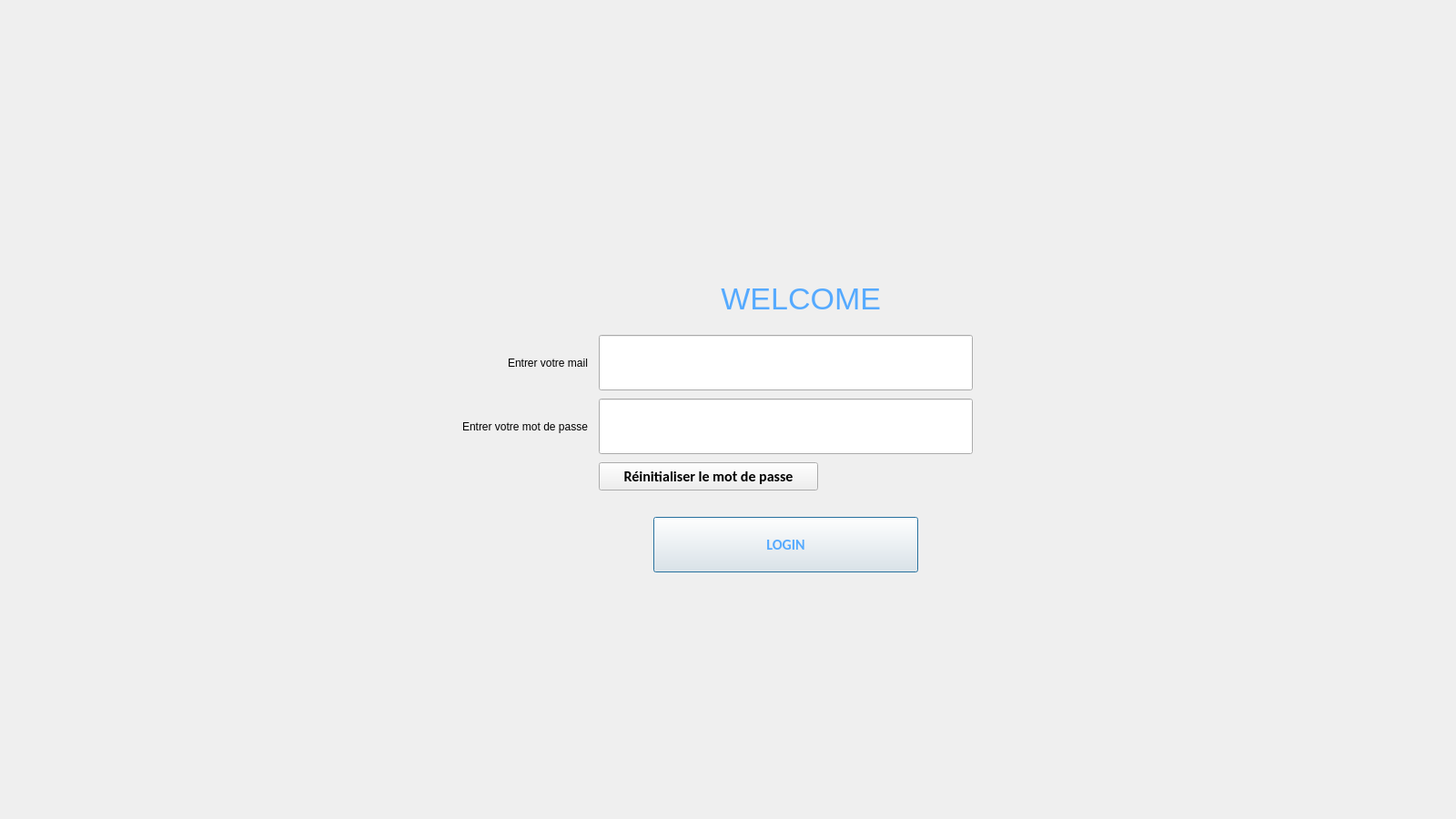
<?xml version="1.0" encoding="UTF-8"?>
<ui version="4.0">
 <class>Login</class>
 <widget class="QDialog" name="Login">
  <property name="geometry">
   <rect>
    <x>0</x>
    <y>0</y>
    <width>1600</width>
    <height>900</height>
   </rect>
  </property>
  <property name="windowTitle">
   <string>Login</string>
  </property>
  <widget class="QWidget" name="widget" native="true">
   <property name="geometry">
    <rect>
     <x>0</x>
     <y>0</y>
     <width>1611</width>
     <height>911</height>
    </rect>
   </property>
   <widget class="QFrame" name="frame">
    <property name="geometry">
     <rect>
      <x>-1</x>
      <y>-1</y>
      <width>1611</width>
      <height>911</height>
     </rect>
    </property>
    <property name="frameShape">
     <enum>QFrame::StyledPanel</enum>
    </property>
    <property name="frameShadow">
     <enum>QFrame::Raised</enum>
    </property>
    <widget class="QStackedWidget" name="stackedWidget">
     <property name="geometry">
      <rect>
       <x>-1</x>
       <y>-1</y>
       <width>1601</width>
       <height>901</height>
      </rect>
     </property>
     <property name="currentIndex">
      <number>0</number>
     </property>
     <widget class="QWidget" name="page">
      <widget class="QLabel" name="label">
       <property name="geometry">
        <rect>
         <x>0</x>
         <y>0</y>
         <width>1611</width>
         <height>901</height>
        </rect>
       </property>
       <property name="text">
        <string/>
       </property>
       <property name="pixmap">
        <pixmap>../../Pictures/6706379_3418448 (4).jpg</pixmap>
       </property>
       <property name="scaledContents">
        <bool>true</bool>
       </property>
      </widget>
      <widget class="QLabel" name="label_2">
       <property name="geometry">
        <rect>
         <x>380</x>
         <y>140</y>
         <width>971</width>
         <height>721</height>
        </rect>
       </property>
       <property name="styleSheet">
        <string notr="true"/>
       </property>
       <property name="text">
        <string/>
       </property>
       <property name="pixmap">
        <pixmap>../_Pngtree_flat_login_user_interface_3726150-removebg.png</pixmap>
       </property>
      </widget>
      <widget class="QLineEdit" name="lineEdit_nom">
       <property name="geometry">
        <rect>
         <x>660</x>
         <y>370</y>
         <width>411</width>
         <height>61</height>
        </rect>
       </property>
       <property name="styleSheet">
        <string notr="true">color: black;
font-family: Arial; /* Change &quot;Arial&quot; to your desired font family */
font-size: 34px; /* Change &quot;14px&quot; to your desired font size */</string>
       </property>
       <property name="placeholderText">
        <string/>
       </property>
      </widget>
      <widget class="QLineEdit" name="lineEdit_nom_2">
       <property name="geometry">
        <rect>
         <x>660</x>
         <y>440</y>
         <width>411</width>
         <height>61</height>
        </rect>
       </property>
       <property name="styleSheet">
        <string notr="true">color: black;
font-family: Arial; /* Change &quot;Arial&quot; to your desired font family */
font-size: 34px; /* Change &quot;14px&quot; to your desired font size */</string>
       </property>
       <property name="placeholderText">
        <string/>
       </property>
      </widget>
      <widget class="QPushButton" name="pushButton">
       <property name="geometry">
        <rect>
         <x>720</x>
         <y>570</y>
         <width>291</width>
         <height>61</height>
        </rect>
       </property>
       <property name="font">
        <font>
         <family>Calibri</family>
         <pointsize>12</pointsize>
         <weight>75</weight>
         <bold>true</bold>
        </font>
       </property>
       <property name="styleSheet">
        <string notr="true">color: rgb(85, 170, 255);
</string>
       </property>
       <property name="text">
        <string>LOGIN</string>
       </property>
      </widget>
      <widget class="QPushButton" name="pushButton_2">
       <property name="geometry">
        <rect>
         <x>660</x>
         <y>510</y>
         <width>241</width>
         <height>31</height>
        </rect>
       </property>
       <property name="font">
        <font>
         <family>Calibri</family>
         <pointsize>12</pointsize>
         <weight>75</weight>
         <bold>true</bold>
        </font>
       </property>
       <property name="text">
        <string>Réinitialiser le mot de passe</string>
       </property>
      </widget>
      <widget class="QLabel" name="label_7">
       <property name="geometry">
        <rect>
         <x>700</x>
         <y>310</y>
         <width>311</width>
         <height>41</height>
        </rect>
       </property>
       <property name="styleSheet">
        <string notr="true">color: white;
color: rgb(85, 170, 255);
font-family: Arial; /* Change &quot;Arial&quot; to your desired font family */
font-size: 34px; /* Change &quot;14px&quot; to your desired font size */</string>
       </property>
       <property name="text">
        <string>          WELCOME</string>
       </property>
      </widget>
      <widget class="QLabel" name="label_9">
       <property name="geometry">
        <rect>
         <x>560</x>
         <y>380</y>
         <width>91</width>
         <height>41</height>
        </rect>
       </property>
       <property name="styleSheet">
        <string notr="true">
font-family: Arial; /* Change &quot;Arial&quot; to your desired font family */
font-size: 12px; /* Change &quot;14px&quot; to your desired font size */</string>
       </property>
       <property name="text">
        <string>Entrer votre mail</string>
       </property>
      </widget>
      <widget class="QLabel" name="label_10">
       <property name="geometry">
        <rect>
         <x>510</x>
         <y>450</y>
         <width>171</width>
         <height>41</height>
        </rect>
       </property>
       <property name="styleSheet">
        <string notr="true">
font-family: Arial; /* Change &quot;Arial&quot; to your desired font family */
font-size: 12px; /* Change &quot;14px&quot; to your desired font size */</string>
       </property>
       <property name="text">
        <string>Entrer votre mot de passe</string>
       </property>
      </widget>
     </widget>
     <widget class="QWidget" name="page_2">
      <widget class="QLabel" name="label_3">
       <property name="geometry">
        <rect>
         <x>10</x>
         <y>0</y>
         <width>1611</width>
         <height>901</height>
        </rect>
       </property>
       <property name="text">
        <string/>
       </property>
       <property name="pixmap">
        <pixmap>../../Pictures/6706379_3418448 (4).jpg</pixmap>
       </property>
       <property name="scaledContents">
        <bool>true</bool>
       </property>
      </widget>
      <widget class="QLabel" name="label_4">
       <property name="geometry">
        <rect>
         <x>350</x>
         <y>160</y>
         <width>911</width>
         <height>611</height>
        </rect>
       </property>
       <property name="text">
        <string/>
       </property>
       <property name="pixmap">
        <pixmap>../17893271_5931274-removebg-preview (1).png</pixmap>
       </property>
      </widget>
      <widget class="QComboBox" name="rolebox_3">
       <property name="geometry">
        <rect>
         <x>550</x>
         <y>380</y>
         <width>521</width>
         <height>51</height>
        </rect>
       </property>
       <property name="styleSheet">
        <string notr="true">color: black;
font-family: Arial; /* Change &quot;Arial&quot; to your desired font family */
font-size: 16px; /* Change &quot;14px&quot; to your desired font size */</string>
       </property>
       <item>
        <property name="text">
         <string>Quelle est votre date de naissance ?</string>
        </property>
       </item>
       <item>
        <property name="text">
         <string>Quel est le titre de votre certification professionnelle la plus récente ?</string>
        </property>
       </item>
       <item>
        <property name="text">
         <string>Quel est le nom de votre superviseur professionnel dans notre entreprise ?</string>
        </property>
       </item>
       <item>
        <property name="text">
         <string>Quelle est la date à laquelle vous avez rejoint notre entreprise ?</string>
        </property>
       </item>
       <item>
        <property name="text">
         <string>Quelle est la spécialisation de votre premier diplôme ?</string>
        </property>
       </item>
      </widget>
      <widget class="QLabel" name="course_ending_7">
       <property name="geometry">
        <rect>
         <x>720</x>
         <y>330</y>
         <width>161</width>
         <height>41</height>
        </rect>
       </property>
       <property name="font">
        <font>
         <family>Arial</family>
         <pointsize>-1</pointsize>
         <weight>75</weight>
         <bold>true</bold>
        </font>
       </property>
       <property name="styleSheet">
        <string notr="true">color: white;
color: rgb(85, 170, 255);
font-family: Arial; /* Change &quot;Arial&quot; to your desired font family */
font-size: 34px; /* Change &quot;14px&quot; to your desired font size */</string>
       </property>
       <property name="text">
        <string>Question</string>
       </property>
      </widget>
      <widget class="QLabel" name="course_ending_6">
       <property name="geometry">
        <rect>
         <x>860</x>
         <y>440</y>
         <width>191</width>
         <height>41</height>
        </rect>
       </property>
       <property name="font">
        <font>
         <family>Arial</family>
         <pointsize>-1</pointsize>
         <weight>75</weight>
         <bold>true</bold>
        </font>
       </property>
       <property name="styleSheet">
        <string notr="true">color: white;
color: rgb(85, 170, 255);
font-family: Arial; /* Change &quot;Arial&quot; to your desired font family */
font-size: 34px; /* Change &quot;14px&quot; to your desired font size */
</string>
       </property>
       <property name="text">
        <string>Reponse</string>
       </property>
      </widget>
      <widget class="QLineEdit" name="lineEdit_password_3">
       <property name="geometry">
        <rect>
         <x>840</x>
         <y>490</y>
         <width>181</width>
         <height>41</height>
        </rect>
       </property>
       <property name="placeholderText">
        <string>Mot de passe</string>
       </property>
      </widget>
      <widget class="QPushButton" name="pushButton_3">
       <property name="geometry">
        <rect>
         <x>710</x>
         <y>550</y>
         <width>171</width>
         <height>51</height>
        </rect>
       </property>
       <property name="font">
        <font>
         <family>Calibri</family>
         <pointsize>12</pointsize>
         <weight>75</weight>
         <bold>true</bold>
        </font>
       </property>
       <property name="text">
        <string>Confirmer</string>
       </property>
      </widget>
      <widget class="QPushButton" name="pushButton_5">
       <property name="geometry">
        <rect>
         <x>1000</x>
         <y>600</y>
         <width>91</width>
         <height>31</height>
        </rect>
       </property>
       <property name="font">
        <font>
         <family>Calibri</family>
         <pointsize>12</pointsize>
         <weight>75</weight>
         <bold>true</bold>
        </font>
       </property>
       <property name="text">
        <string>retourner</string>
       </property>
      </widget>
      <widget class="QLineEdit" name="lineEdit_password_5">
       <property name="geometry">
        <rect>
         <x>570</x>
         <y>490</y>
         <width>181</width>
         <height>41</height>
        </rect>
       </property>
       <property name="placeholderText">
        <string>Mot de passe</string>
       </property>
      </widget>
      <widget class="QLabel" name="course_ending_9">
       <property name="geometry">
        <rect>
         <x>610</x>
         <y>440</y>
         <width>191</width>
         <height>41</height>
        </rect>
       </property>
       <property name="font">
        <font>
         <family>Arial</family>
         <pointsize>-1</pointsize>
         <weight>75</weight>
         <bold>true</bold>
        </font>
       </property>
       <property name="styleSheet">
        <string notr="true">color: white;
color: rgb(85, 170, 255);
font-family: Arial; /* Change &quot;Arial&quot; to your desired font family */
font-size: 34px; /* Change &quot;14px&quot; to your desired font size */
</string>
       </property>
       <property name="text">
        <string>Login</string>
       </property>
      </widget>
     </widget>
     <widget class="QWidget" name="page_3">
      <widget class="QLabel" name="label_5">
       <property name="geometry">
        <rect>
         <x>10</x>
         <y>0</y>
         <width>1611</width>
         <height>901</height>
        </rect>
       </property>
       <property name="text">
        <string/>
       </property>
       <property name="pixmap">
        <pixmap>../6706379_3418448 (4).png</pixmap>
       </property>
       <property name="scaledContents">
        <bool>true</bool>
       </property>
      </widget>
      <widget class="QLabel" name="label_6">
       <property name="geometry">
        <rect>
         <x>350</x>
         <y>160</y>
         <width>911</width>
         <height>611</height>
        </rect>
       </property>
       <property name="text">
        <string/>
       </property>
       <property name="pixmap">
        <pixmap>../17893271_5931274-removebg-preview (1).png</pixmap>
       </property>
      </widget>
      <widget class="QLabel" name="course_ending_8">
       <property name="geometry">
        <rect>
         <x>540</x>
         <y>340</y>
         <width>551</width>
         <height>41</height>
        </rect>
       </property>
       <property name="font">
        <font>
         <family>Arial</family>
         <pointsize>-1</pointsize>
         <weight>75</weight>
         <bold>true</bold>
        </font>
       </property>
       <property name="styleSheet">
        <string notr="true">color: white;
color: rgb(85, 170, 255);
font-family: Arial; /* Change &quot;Arial&quot; to your desired font family */
font-size: 34px; /* Change &quot;14px&quot; to your desired font size */</string>
       </property>
       <property name="text">
        <string>Réinitialiser votre mot de passe</string>
       </property>
      </widget>
      <widget class="QLineEdit" name="lineEdit_password_4">
       <property name="geometry">
        <rect>
         <x>660</x>
         <y>410</y>
         <width>271</width>
         <height>51</height>
        </rect>
       </property>
       <property name="placeholderText">
        <string>Mot de passe</string>
       </property>
      </widget>
      <widget class="QPushButton" name="pushButton_4">
       <property name="geometry">
        <rect>
         <x>690</x>
         <y>480</y>
         <width>201</width>
         <height>61</height>
        </rect>
       </property>
       <property name="font">
        <font>
         <family>Calibri</family>
         <pointsize>12</pointsize>
         <weight>75</weight>
         <bold>true</bold>
        </font>
       </property>
       <property name="text">
        <string>Confirmer</string>
       </property>
      </widget>
     </widget>
    </widget>
   </widget>
  </widget>
 </widget>
 <resources/>
 <connections/>
</ui>
